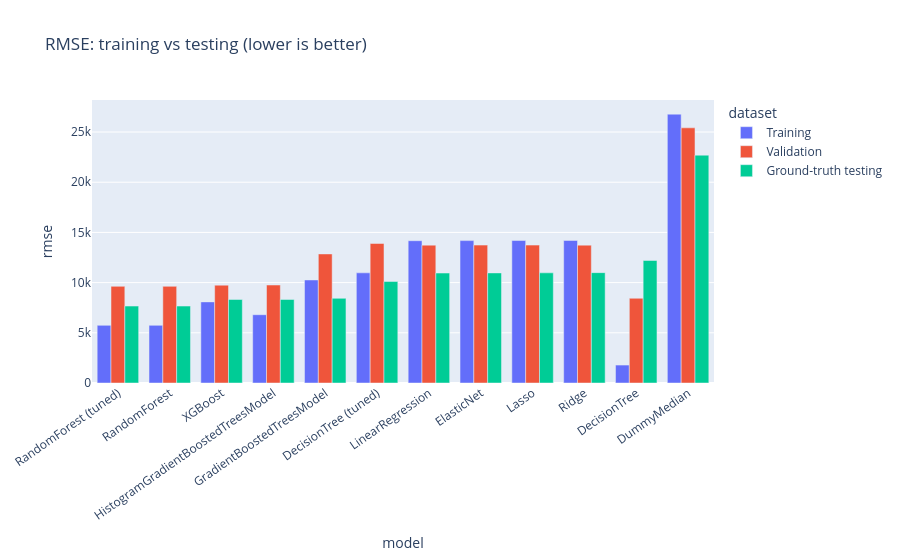
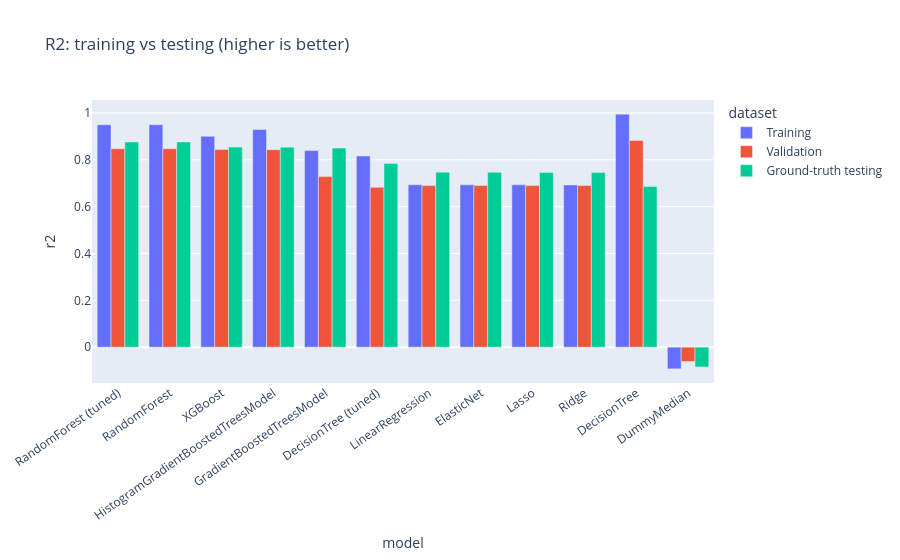

Here is the notebook cell these charts were saved with, in order:
### Code cell
print("Best observed by ground-truth RMSE:", ", ".join(metadata["best_observed_models"]))
display(comparison[["model", "rmse", "mae", "r2", "best_model_flag", "underperforming_flag"]])
display(combined)
stage_comparison_figure(combined).show()
stage_comparison_figure(combined, "r2").show()
for name in ["training_performance", "testing_evaluation", "model_comparison"]:
    print("Report:", REPORTS_DIR / f"{name}.html")
    display(HTML(f'<a href="../reports/{name}.html" target="_blank">{name}</a>'))

### Figure 1 — Plotly figure (JSON) as saved in the notebook; plotly's stock layout.template omitted (floating-point values rounded to 4 significant figures)
{"data": [{"alignmentgroup": "True", "customdata": [[true, true, false], [true, true, false], [false, false, false], [false, false, false], [false, false, false], [false, false, true], [false, false, true], [false, false, true], [false, false, true], [false, false, true], [true, false, true], [false, false, true]], "hovertemplate": "dataset=Training<br>model=%{x}<br>rmse=%{y}<br>overfitting_flag=%{customdata[0]}<br>best_model_flag=%{customdata[1]}<br>underperforming_flag=%{customdata[2]}<extra></extra>", "legendgroup": "Training", "marker": {"color": "#636efa", "pattern": {"shape": ""}}, "name": "Training", "offsetgroup": "Training", "orientation": "v", "showlegend": true, "textposition": "auto", "type": "bar", "x": ["RandomForest (tuned)", "RandomForest", "XGBoost", "HistogramGradientBoostedTreesModel", "GradientBoostedTreesModel", "DecisionTree (tuned)", "LinearRegression", "ElasticNet", "Lasso", "Ridge", "DecisionTree", "DummyMedian"], "xaxis": "x", "y": [5749.0, 5749.0, 8080.0, 6803.0, 10260.0, 10970.0, 14170.0, 14190.0, 14190.0, 14200.0, 1788.0, 26780.0], "yaxis": "y"}, {"alignmentgroup": "True", "customdata": [[true, true, false], [true, true, false], [false, false, false], [false, false, false], [false, false, false], [false, false, true], [false, false, true], [false, false, true], [false, false, true], [false, false, true], [true, false, true], [false, false, true]], "hovertemplate": "dataset=Validation<br>model=%{x}<br>rmse=%{y}<br>overfitting_flag=%{customdata[0]}<br>best_model_flag=%{customdata[1]}<br>underperforming_flag=%{customdata[2]}<extra></extra>", "legendgroup": "Validation", "marker": {"color": "#EF553B", "pattern": {"shape": ""}}, "name": "Validation", "offsetgroup": "Validation", "orientation": "v", "showlegend": true, "textposition": "auto", "type": "bar", "x": ["RandomForest (tuned)", "RandomForest", "XGBoost", "HistogramGradientBoostedTreesModel", "GradientBoostedTreesModel", "DecisionTree (tuned)", "LinearRegression", "ElasticNet", "Lasso", "Ridge", "DecisionTree", "DummyMedian"], "xaxis": "x", "y": [9630.0, 9630.0, 9746.0, 9760.0, 12860.0, 13900.0, 13730.0, 13740.0, 13740.0, 13730.0, 8441.0, 25420.0], "yaxis": "y"}, {"alignmentgroup": "True", "customdata": [[true, true, false], [true, true, false], [false, false, false], [false, false, false], [false, false, false], [false, false, true], [false, false, true], [false, false, true], [false, false, true], [false, false, true], [true, false, true], [false, false, true]], "hovertemplate": "dataset=Ground-truth testing<br>model=%{x}<br>rmse=%{y}<br>overfitting_flag=%{customdata[0]}<br>best_model_flag=%{customdata[1]}<br>underperforming_flag=%{customdata[2]}<extra></extra>", "legendgroup": "Ground-truth testing", "marker": {"color": "#00cc96", "pattern": {"shape": ""}}, "name": "Ground-truth testing", "offsetgroup": "Ground-truth testing", "orientation": "v", "showlegend": true, "textposition": "auto", "type": "bar", "x": ["RandomForest (tuned)", "RandomForest", "XGBoost", "HistogramGradientBoostedTreesModel", "GradientBoostedTreesModel", "DecisionTree (tuned)", "LinearRegression", "ElasticNet", "Lasso", "Ridge", "DecisionTree", "DummyMedian"], "xaxis": "x", "y": [7663.0, 7663.0, 8319.0, 8320.0, 8433.0, 10110.0, 10950.0, 10970.0, 10970.0, 10990.0, 12200.0, 22700.0], "yaxis": "y"}], "layout": {"barmode": "group", "legend": {"title": {"text": "dataset"}, "tracegroupgap": 0}, "title": {"text": "RMSE: training vs testing (lower is better)"}, "xaxis": {"anchor": "y", "domain": [0.0, 1.0], "tickangle": -35, "title": {"text": "model"}}, "yaxis": {"anchor": "x", "domain": [0.0, 1.0], "title": {"text": "rmse"}}}}

### Figure 2 — Plotly figure (JSON) as saved in the notebook; plotly's stock layout.template omitted (floating-point values rounded to 4 significant figures)
{"data": [{"alignmentgroup": "True", "customdata": [[true, true, false], [true, true, false], [false, false, false], [false, false, false], [false, false, false], [false, false, true], [false, false, true], [false, false, true], [false, false, true], [false, false, true], [true, false, true], [false, false, true]], "hovertemplate": "dataset=Training<br>model=%{x}<br>r2=%{y}<br>overfitting_flag=%{customdata[0]}<br>best_model_flag=%{customdata[1]}<br>underperforming_flag=%{customdata[2]}<extra></extra>", "legendgroup": "Training", "marker": {"color": "#636efa", "pattern": {"shape": ""}}, "name": "Training", "offsetgroup": "Training", "orientation": "v", "showlegend": true, "textposition": "auto", "type": "bar", "x": ["RandomForest (tuned)", "RandomForest", "XGBoost", "HistogramGradientBoostedTreesModel", "GradientBoostedTreesModel", "DecisionTree (tuned)", "LinearRegression", "ElasticNet", "Lasso", "Ridge", "DecisionTree", "DummyMedian"], "xaxis": "x", "y": [0.9497, 0.9497, 0.9005, 0.9295, 0.8395, 0.8165, 0.6939, 0.6934, 0.6931, 0.6928, 0.9951, -0.09275], "yaxis": "y"}, {"alignmentgroup": "True", "customdata": [[true, true, false], [true, true, false], [false, false, false], [false, false, false], [false, false, false], [false, false, true], [false, false, true], [false, false, true], [false, false, true], [false, false, true], [true, false, true], [false, false, true]], "hovertemplate": "dataset=Validation<br>model=%{x}<br>r2=%{y}<br>overfitting_flag=%{customdata[0]}<br>best_model_flag=%{customdata[1]}<br>underperforming_flag=%{customdata[2]}<extra></extra>", "legendgroup": "Validation", "marker": {"color": "#EF553B", "pattern": {"shape": ""}}, "name": "Validation", "offsetgroup": "Validation", "orientation": "v", "showlegend": true, "textposition": "auto", "type": "bar", "x": ["RandomForest (tuned)", "RandomForest", "XGBoost", "HistogramGradientBoostedTreesModel", "GradientBoostedTreesModel", "DecisionTree (tuned)", "LinearRegression", "ElasticNet", "Lasso", "Ridge", "DecisionTree", "DummyMedian"], "xaxis": "x", "y": [0.8477, 0.8477, 0.844, 0.8435, 0.7284, 0.6826, 0.6902, 0.6901, 0.6901, 0.6902, 0.883, -0.06136], "yaxis": "y"}, {"alignmentgroup": "True", "customdata": [[true, true, false], [true, true, false], [false, false, false], [false, false, false], [false, false, false], [false, false, true], [false, false, true], [false, false, true], [false, false, true], [false, false, true], [true, false, true], [false, false, true]], "hovertemplate": "dataset=Ground-truth testing<br>model=%{x}<br>r2=%{y}<br>overfitting_flag=%{customdata[0]}<br>best_model_flag=%{customdata[1]}<br>underperforming_flag=%{customdata[2]}<extra></extra>", "legendgroup": "Ground-truth testing", "marker": {"color": "#00cc96", "pattern": {"shape": ""}}, "name": "Ground-truth testing", "offsetgroup": "Ground-truth testing", "orientation": "v", "showlegend": true, "textposition": "auto", "type": "bar", "x": ["RandomForest (tuned)", "RandomForest", "XGBoost", "HistogramGradientBoostedTreesModel", "GradientBoostedTreesModel", "DecisionTree (tuned)", "LinearRegression", "ElasticNet", "Lasso", "Ridge", "DecisionTree", "DummyMedian"], "xaxis": "x", "y": [0.8763, 0.8763, 0.8543, 0.8542, 0.8502, 0.7849, 0.7474, 0.7467, 0.7464, 0.7455, 0.6864, -0.08467], "yaxis": "y"}], "layout": {"barmode": "group", "legend": {"title": {"text": "dataset"}, "tracegroupgap": 0}, "title": {"text": "R2: training vs testing (higher is better)"}, "xaxis": {"anchor": "y", "domain": [0.0, 1.0], "tickangle": -35, "title": {"text": "model"}}, "yaxis": {"anchor": "x", "domain": [0.0, 1.0], "title": {"text": "r2"}}}}
